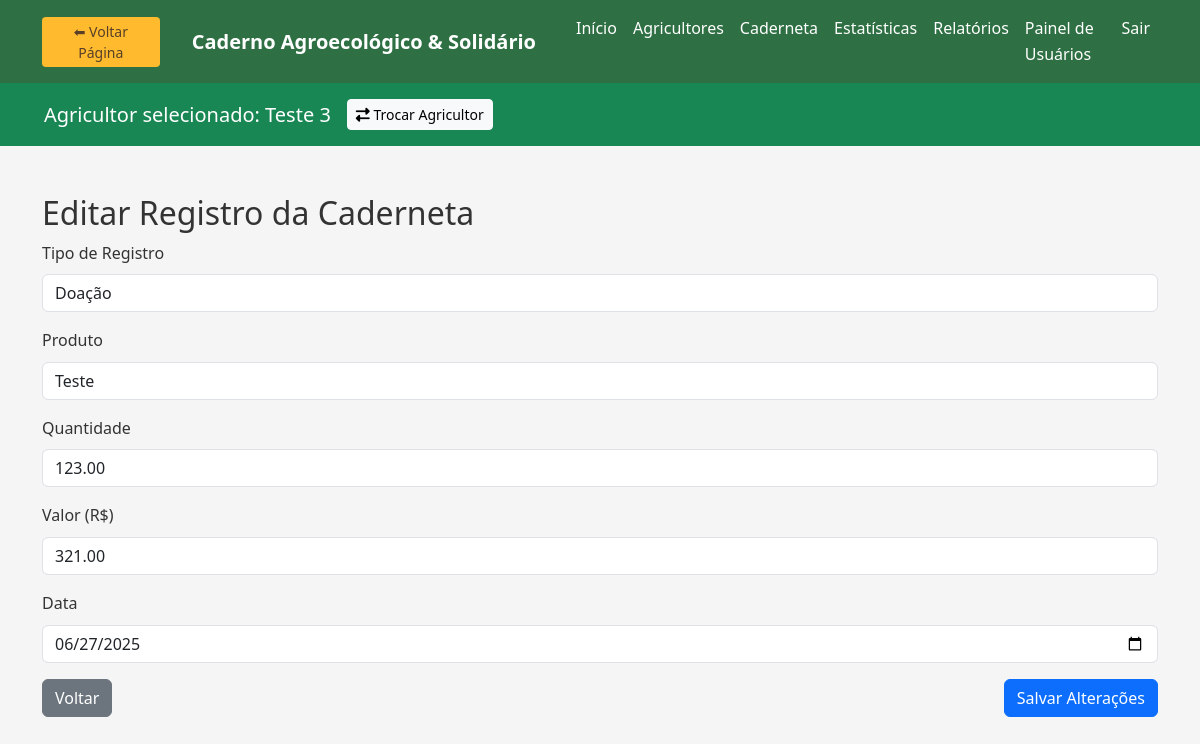
The page /api/caderneta/editar.php?id=5 (signed in) on the database its author committed.
### tables this page shows
CREATE TABLE `agricultores` (
  `id` int(11) NOT NULL,
  `nome` varchar(150) NOT NULL,
  `organizacao` varchar(150) DEFAULT NULL,
  `uf` char(2) DEFAULT NULL,
  `municipio` varchar(100) DEFAULT NULL,
  `comunidade` varchar(100) DEFAULT NULL,
  `data_registro` timestamp NOT NULL DEFAULT CURRENT_TIMESTAMP
);

CREATE TABLE `caderneta` (
  `id` int(11) NOT NULL,
  `usuario_id` int(11) NOT NULL,
  `produto` varchar(100) NOT NULL,
  `quantidade` decimal(10,2) NOT NULL,
  `valor` decimal(10,2) NOT NULL,
  `data` date NOT NULL,
  `observacoes` text,
  `tipo_cadastro` enum('CONSUMO','TROCA','DOAÇÃO','VENDA') NOT NULL,
  `data_registro` timestamp NOT NULL DEFAULT CURRENT_TIMESTAMP
);

### api/caderneta/editar.php (the view, shortened to what this page needs)
<?php
require_once '../../includes/conexao.php';
$id_agricultor = $_SESSION['agricultor_selecionado'] ?? null;
include '../../includes/header.php';
$stmt = $conexao->prepare("SELECT nome FROM agricultores WHERE id = ?");
$stmt->bind_param("i", $id_agricultor);
$stmt->execute();
$result = $stmt->get_result();
$nome_agricultor = '';
if ($row = $result->fetch_assoc()) {
    $nome_agricultor = $row['nome'];
}
$id = $_GET['id'];
$stmt = mysqli_prepare($conexao, "SELECT * FROM caderneta WHERE id = ?");
mysqli_stmt_bind_param($stmt, "i", $id);
mysqli_stmt_execute($stmt);
$result = mysqli_stmt_get_result($stmt);
if (!$registro = mysqli_fetch_assoc($result)) {
    echo "Registro não encontrado.";
    exit;
}
?>
<header class="bg-success text-white py-3">
    <div class="container d-flex center-content-between align-items-center">
        <h5 class="mb-0 me-3">Agricultor selecionado: <?= htmlspecialchars($nome_agricultor) ?></h5>
        <a href="../../selecionar_agricultor.php" class="btn btn-light btn-sm">
            <i class="fas fa-exchange-alt"></i> Trocar Agricultor
        </a>
    </div>
</header>
    <div class="container mt-5">
        <h2>Editar Registro da Caderneta</h2>
        <form action="atualizar.php" method="POST">
            <div class="mb-3">
                <label class="form-label">Tipo de Registro</label>
                <select name="tipo_cadastro" class="form-control" required>
                    <option value="DOAÇÃO" <?= $registro['tipo_cadastro'] == 'DOAÇÃO' ? 'selected' : '' ?>>Doação</option>
                </select>
            </div>
            <div class="mb-3">
                <label class="form-label">Produto</label>
                <input type="text" name="produto" class="form-control" value="<?= htmlspecialchars($registro['produto']) ?>" required>
            </div>
            <div class="mb-3">
                <label class="form-label">Quantidade</label>
                <input type="number" name="quantidade" class="form-control" step="0.01" value="<?= $registro['quantidade'] ?>" required>
            </div>
            <div class="mb-3">
                <label class="form-label">Valor (R$)</label>
                <input type="number" name="valor" class="form-control" step="0.01" value="<?= $registro['valor'] ?>" required>
            </div>
            <div class="mb-3">
                <label class="form-label">Data</label>
                <input type="date" name="data" class="form-control" value="<?= $registro['data'] ?>" required>
            </div>
            <div class="d-flex justify-content-between">
                <a href="ler.php" class="btn btn-secondary">Voltar</a>
                <button type="submit" class="btn btn-primary">Salvar Alterações</button>
            </div>
        </form>
    </div>
</body>
</html>

### css/style.css (style rules this page uses)
:root { --verde-escuro: #2e7043; --verde-claro: #44a840; --destaque: #ffba2e; --neutro: #583f28; --texto-escuro: #333333; --texto-claro: #f8f8f8; }
body { font-family: "Segoe UI", Arial, sans-serif; color: var(--texto-escuro); background-color: #f5f5f5; line-height: 1.6; display: flex; flex-direction: column; min-height: 100vh; }
header { background-color: var(--verde-escuro); color: var(--texto-claro); padding: 1rem 2rem; }

### rows shown on the page
agricultores: nome "Teste 3"
caderneta: tipo_cadastro "Doação", produto "Teste", quantidade "123.00", valor "321.00", data "06/27/2025"
